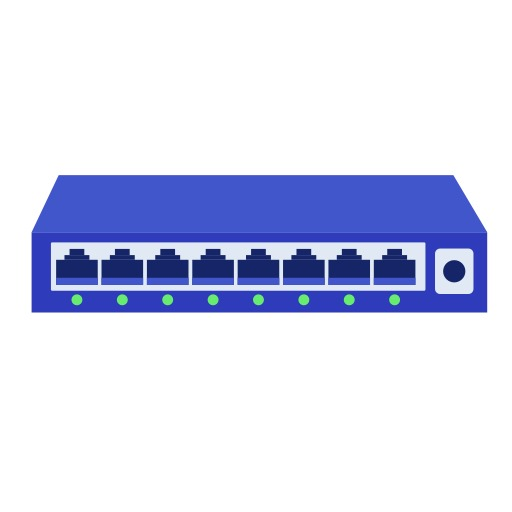
#> input picture switch_image.jpg, 512 x 512 px, found by its file name
$ python Grpah.py
#> lines starting #> are read from the running program, lines starting #| are printed output that depends on the picture
import networkx as nx
import matplotlib.pyplot as plt
import matplotlib.image as mpimg

# Create a Graph object
G = nx.Graph()

# Define nodes
nodes = ['Switch in Back Office', 'Switch in Waiting Room', 'Switch in Reception Area',
         'Printer', 'PC in Back Office', 'PCs in Reception Area', 'Wi-Fi Router', 'WAPs',
         'PCs in Suites', 'Cable Modem', 'Firewall', 'Internet']

# Define edges
edges = [('Switch in Back Office', 'Printer'),
         ('Switch in Back Office', 'PC in Back Office'),
         ('Switch in Back Office', 'Cable Modem'),
         ('Switch in Back Office', 'Switch in Waiting Room'),
         ('Switch in Waiting Room', 'Wi-Fi Router'),
         ('Wi-Fi Router', 'WAPs'),
         ('WAPs', 'PCs in Suites'),
         ('Switch in Reception Area', 'PCs in Reception Area'),
         ('Switch in Reception Area', 'Switch in Back Office'),
         ('Cable Modem', 'Firewall'),
         ('Firewall', 'Internet')]

# Add nodes and edges to the graph
G.add_nodes_from(nodes)
G.add_edges_from(edges)

# Load images for nodes
img_switch = mpimg.imread('D:/2024/project/api/switch_image.jpg')
#> img_switch is the input picture: shape (512, 512, 3); mean R, G, B 214.3, 218.4, 239.9
img_printer = mpimg.imread('D:/2024/project/api/printer_image.jpg')
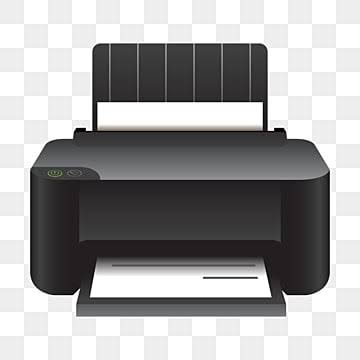
#> input picture printer_image.jpg, 360 x 360 px, found by its file name
#> img_printer is the input picture: shape (360, 360, 3); mean R, G, B 163.4, 162.8, 163.2
img_Router = mpimg.imread('D:/2024/project/api/router_image.jpg')
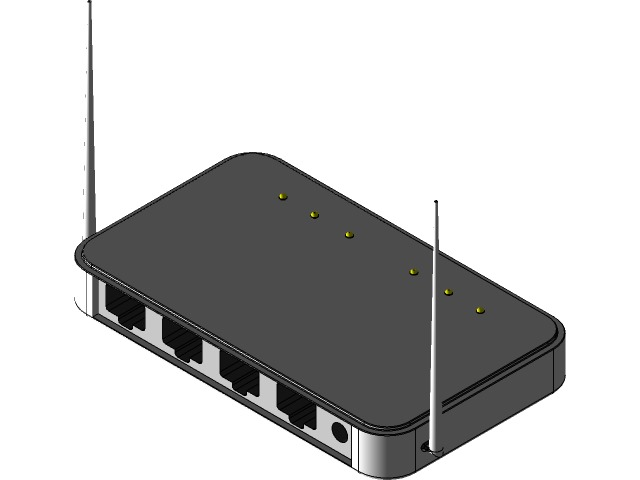
#> input picture router_image.jpg, 640 x 480 px, found by its file name
#> img_Router is the input picture: shape (480, 640, 3); mean R, G, B 199.7, 199.7, 199.7
#> (the run stopped early here; a loop or call above may not have finished)
